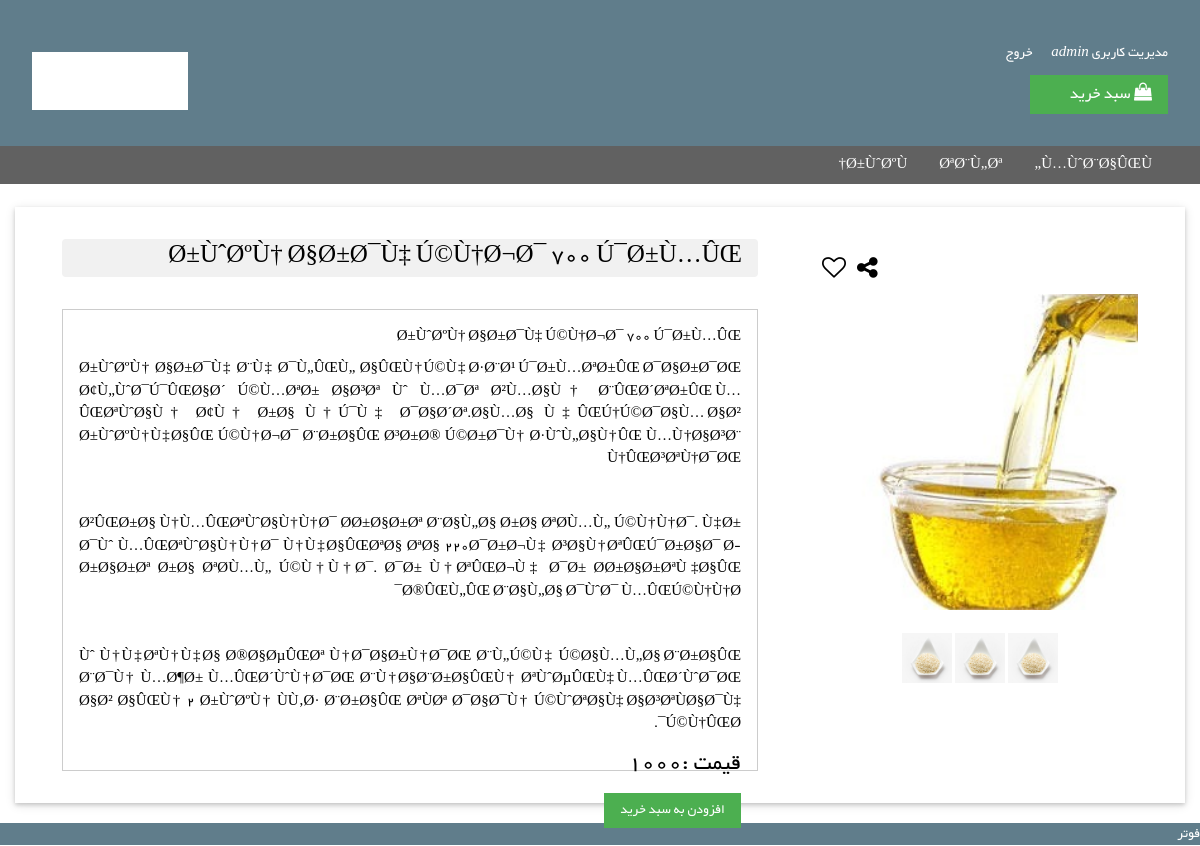
Page /item/2 (signed in) on the committed database.
### tables this page shows
CREATE TABLE `menu` (
  `id` int(11) NOT NULL,
  `menu` text NOT NULL,
  `href` text NOT NULL,
  `parent` int(11) NOT NULL
);

CREATE TABLE `items` (
  `id` int(11) NOT NULL,
  `cat` int(11) NOT NULL,
  `name` varchar(100) DEFAULT NULL,
  `image` varchar(100) DEFAULT NULL,
  `card_image` varchar(50) NOT NULL,
  `price` varchar(20) DEFAULT NULL,
  `old_price` varchar(20) DEFAULT NULL,
  `link` varchar(100) DEFAULT NULL,
  `short_description` text,
  `long_description` text,
  `tag` text
);

### app/core/Controller.php (called while the page is built, shortened)
<?php
class Controller
{
	function __construct(){
		$this->formModel=$this->model(get_class($this).'_m');
	}
	public function model ($model){
		return new $model();
	}
	public function view($view,$data=[]){
		require_once 'app/views/'.$view.'.php';
	}
}

### app/controllers/item.php (called while the page is built, shortened)
<?php
class Item extends Controller
{
	public function index($name='')
	{
		$data=$this->formModel->get($name);
		$this->view('item/index',$data[0]);
	}
}

### app/core/App.php (called while the page is built, shortened)
<?php
class App
{
	protected $method = 'index';
	public function __construct()
	{
		$url=$this->parseUrl();
		if(file_exists('app/controllers/'.$url[0].'.php')){
			unset($url[0]);
		}
		$this->controller=new $this->controller;
		$this->params= $url ? array_values($url) : [];
		call_user_func_array([$this->controller, $this->method], $this->params);
	}
	public function parseUrl()
	{
		if(isset($_GET['url']))
		{
			return $url= explode('/',filter_var(rtrim($_GET['url'],'/'),FILTER_SANITIZE_URL));
		}
	}
}

### index.php (called while the page is built, shortened)
<?php
$app = new App;

### app/core/Model.php (called while the page is built)
<?php
class Model
{
	function __construct(){
		$this->db=new Database();
	}
}

### app/libs/database.php (called while the page is built, shortened)
<?php
class Database extends PDO{
	public function select($sql,$data=array(),$fetchMode=PDO::FETCH_ASSOC){
		$sth=$this->prepare($sql);
		foreach($data as $key =>$value){
			$sth->bindValue(":$key",$value);
		}
		$sth->execute();
		return $sth->fetchAll($fetchMode);
	}
}

### app/models/menu_m.php (called while the page is built, shortened)
<?php
class Menu_m extends Model{
  function get_menu($parent=0){
  	return $this->db->select("SELECT * FROM menu");
  }
}

### app/models/Item_m.php (called while the page is built, shortened)
<?php
class Item_m extends Model
{
	function get($id){
		return $this->db->select("SELECT * FROM items WHERE id= :id",array('id' => $id));
	}
}

### app/views/item/index.php (the view, shortened to what this page needs)
<?php require_once('app/views/head.php'); ?>
<body>
<?php require_once('app/views/header.php'); ?>
<?php require_once('app/views/menu.php'); ?>
<br>
<div class="w3-card-2 w3-white container">
<div class="w3-col m8 s12">
    <p class="price1 w3-margin-32 w3-round-medium w3-light-grey w3-container">
        <?= $data['name'] ?>
    </p>
<div class="w3-card w3-margin-32 w3-container w3-padding-16" id="columnTwo">
<?= $data['long_description'] ?>
<form id="form" method="post" enctype="multipart/form-data">
    <p class="price1">
        قیمت  :<?= $data['price'] ?>
    </p>
</form>
<button id="buy_btn" class="w3-btn w3-green" type="submit" name="submit" >افزودن به سبد خرید</button>
</div>
</div>
<div class="w3-col s12 m4 w3-center" >
<div style="" class=" w3-margin-32 w3-padding-16" id="columnOne">
<p style="text-align: left">
<a class="w3-margin-8" href="#"><i class="w3-xlarge fa fa-share-alt"></i></a>
<a href="javascript:void(0)" id="fav_btn"><i class="w3-xlarge fa fa-heart-o"></i></a>
</p>
<div class="w3-center w3-red"><img style="width:100%" src="<?= URL.'public/upload/'.$data['card_image']?>"  /></div>
<div class=" w3-padding-8" style="margin-top:20px">
    <img onclick="show_modal('<?= URL.'public/upload/a_22.png'?>')" src="<?= URL.'public/upload/a_22.png'?>" class="w3-hover-opacity" width="50" height="50" />
    <img onclick="show_modal('<?= URL.'public/upload/a_10.jpg'?>')" src="<?= URL.'public/upload/a_22.png'?>" class="w3-hover-opacity" width="50" height="50" />
    <img onclick="show_modal('<?= URL.'public/upload/a_11.jpg'?>')" src="<?= URL.'public/upload/a_22.png'?>" class="w3-hover-opacity" width="50" height="50" />
</div>
</div>
</div>
</div>
<div class="w3-blue-grey" style="margin-top:20px">
  فوتر
</div>
</body>
</html>

### app/views/menu.php
<?php
$menu_list=$this->model('Menu_m')->get_menu();
?>
<div class="w3-dark-grey">
    <ul class="w3-navbar" style="margin-right: 32px">
    <?php foreach($menu_list as $menu){ ?>
        <?php if($menu['parent']=='0'){ ?>
        <li class="w3-right"><a class="w3-hover-none w3-text-white w3-hover-text-white" href="#<?=$menu['href']?> "><?= $menu['menu'] ?></a></li>
        <?php } ?>
    <?php } ?>
</ul>
</div>

### public/mycss.css (style rules this page uses)
a { text-decoration:none; }

### public/common.css (style rules this page uses)
body, h3 { font-family: 'Yekan' ; text-align: right; direction: rtl; }
.price1 { font-size: 25px; }

### rows in the picture
menu: menu "Ù…ÙˆØ¨Ø§ÛŒÙ„"
menu: menu "ØªØ¨Ù„Øª"
menu: menu "Ø±ÙˆØºÙ†"
items: name "Ø±ÙˆØºÙ† Ø§Ø±Ø¯Ù‡ Ú©Ù†Ø¬Ø¯ 700 Ú¯Ø±Ù…ÛŒ", long_description "Ø±ÙˆØºÙ† Ø§Ø±Ø¯Ù‡ Ú©Ù†Ø¬Ø¯ 700 Ú¯Ø±Ù…ÛŒ Ø±ÙˆØºÙ† Ø§Ø±Ø¯Ù‡ Ø¨Ù‡ Ø¯Ù„ÛŒÙ„ Ø§ÛŒÙ†Ú©Ù‡ Ø·Ø¨Ø¹ Ú¯Ø±Ù…‌ØªØ±ÛŒ Ø¯Ø§Ø±Ø¯ØŒ Ø¢Ù„ÙˆØ¯Ú¯ÛŒ‌Ø§Ø´ Ú©Ù…ØªØ± Ø§Ø³Øª Ùˆ Ù…Ø¯Øª Ø²Ù…Ø§Ù†‌ Ø¨ÛŒØ´ØªØ±ÛŒ Ù…ÛŒ‌ØªÙˆØ§Ù† Ø¢Ù† Ø±Ø§ Ù†Ú¯Ù‡ Ø¯Ø§Ø´Øª.Ø§Ù…Ø§ Ù‡ÛŒÚ†‌Ú©Ø¯Ø§Ù… Ø§Ø² Ø±ÙˆØºÙ†‌Ù‡Ø§ÛŒ Ú©Ù†Ø¬Ø¯ Ø¨Ø±Ø§ÛŒ Ø³Ø±Ø® Ú©Ø±Ø¯Ù† Ø·ÙˆÙ„Ø§Ù†ÛŒ Ù…Ù†Ø§Ø³Ø¨ Ù†ÛŒØ³ØªÙ†Ø¯ØŒ Ø²ÛŒØ±Ø§ Ù†Ù…ÛŒ‌ØªÙˆØ§Ù†Ù†Ø¯ Ø­Ø±Ø§Ø±Øª Ø¨Ø§Ù„Ø§ Ø±Ø§ ØªØ­Ù…Ù„ Ú©Ù†Ù†Ø¯. Ù‡Ø± Ø¯Ùˆ Ù…ÛŒ‌ØªÙˆØ§Ù†Ù†Ø¯ Ù†Ù‡Ø§ÛŒØªØ§ ØªØ§ 220Ø¯Ø±Ø¬Ù‡ Ø³Ø§Ù†ØªÛŒ‌Ú¯Ø±Ø§Ø¯ Ø­Ø±Ø§Ø±Øª Ø±Ø§ ØªØ­Ù…Ù„ Ú©Ù†Ù†Ø¯. Ø¯Ø± Ù†ØªÛŒØ¬Ù‡ Ø¯Ø± Ø­Ø±Ø§Ø±Øª‌Ù‡Ø§ÛŒ Ø®ÛŒÙ„ÛŒ Ø¨Ø§Ù„Ø§ Ø¯ÙˆØ¯ Ù…ÛŒ‌Ú©Ù†Ù†Ø¯ Ùˆ Ù†Ù‡‌ØªÙ†Ù‡Ø§ Ø®Ø§ØµÛŒØª Ù†Ø¯Ø§Ø±Ù†Ø¯ØŒ Ø¨Ù„Ú©Ù‡ Ú©Ø§Ù…Ù„Ø§ Ø¨Ø±Ø§ÛŒ Ø¨Ø¯Ù† Ù…Ø¶Ø±…", price "1000", card_image (picture)

### other values in the picture
$msg "admin"
